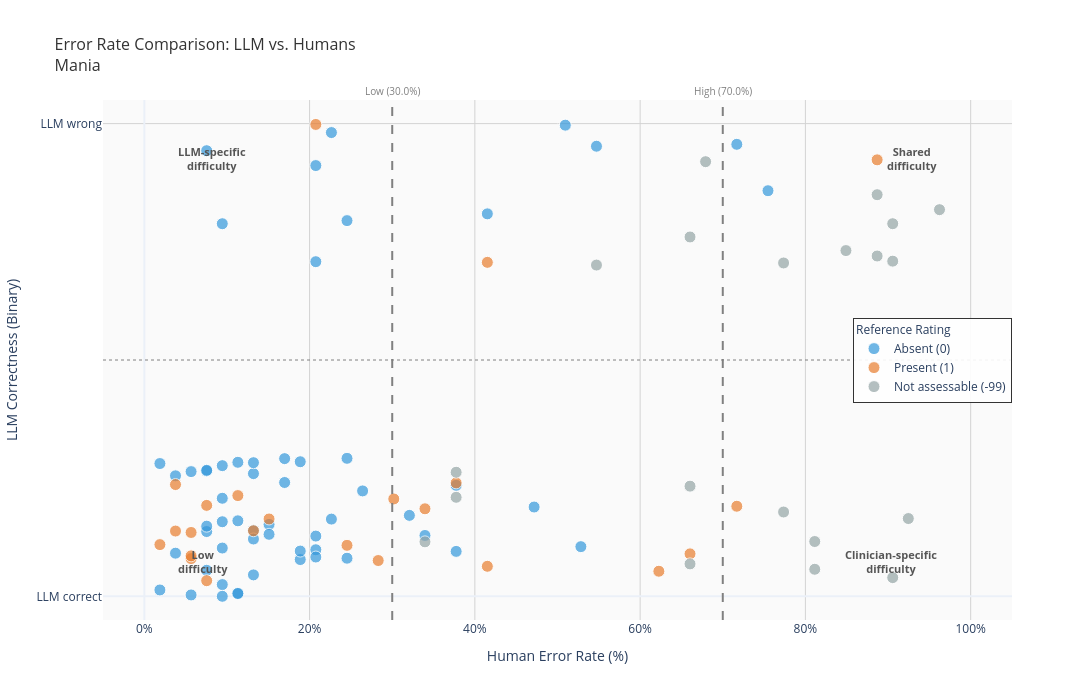
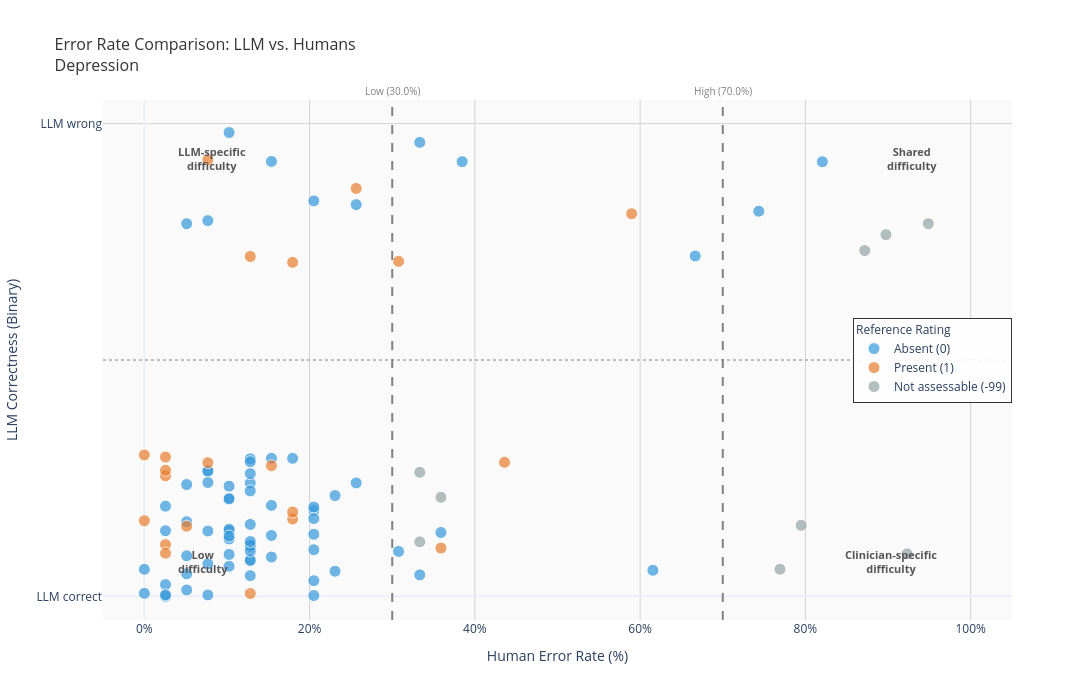
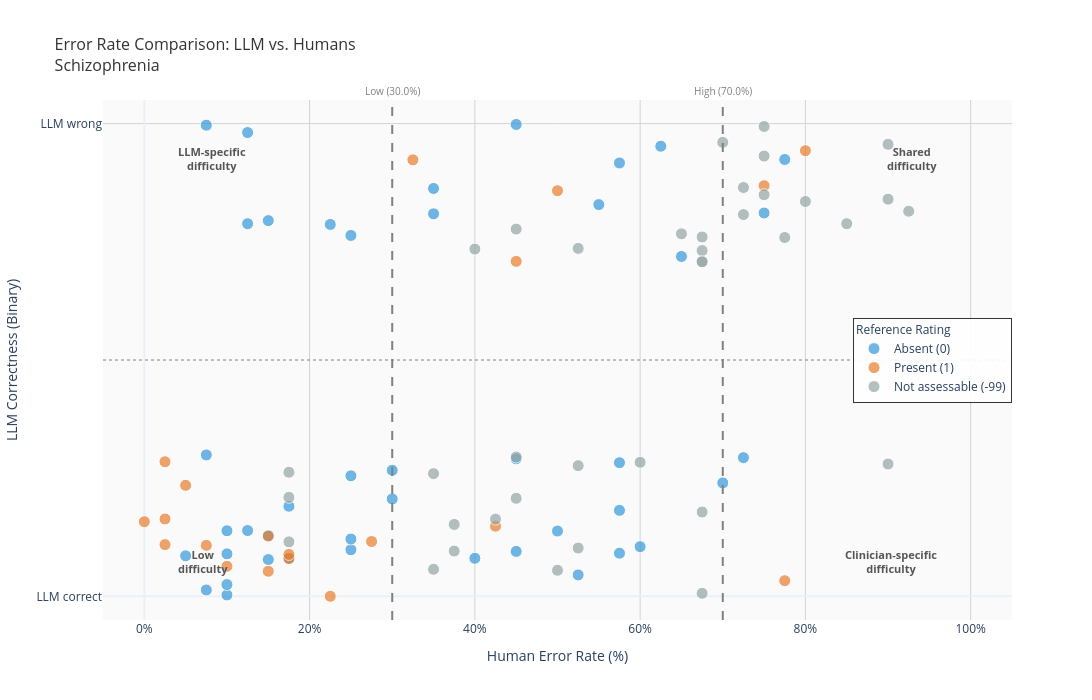

Source (notebook cell) for these figures, in order:
### Code cell
reduced_cols = [col for col in master_df.columns if "reduced" in col]
figures, plot_data_dict_all  = helper.create_interactive_error_scatter_with_begruendung(
    master_df=master_df.drop(columns=reduced_cols),
    reference=reference,
    best_ai=best_ai,
    psy_cols=psy_cols,
    video_ids=video_ids_in_ki_master,
    prefix = "all_",

)
